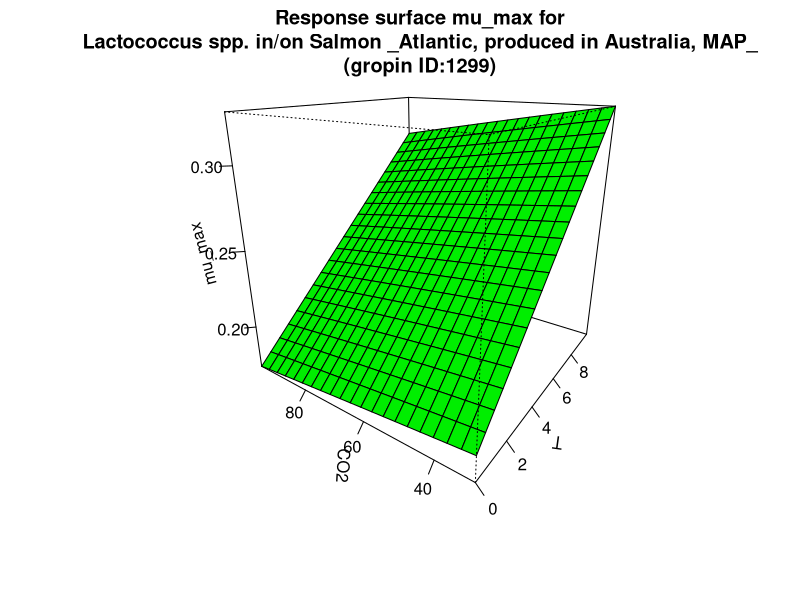

Recreate this plot in R.
#############################
# start of Parameter script
#############################
T <- seq(0,9.99000999000999,length.out=21)
CO2 <- seq(30.03,97.9020979020979,length.out=21)
#############################
# end of Parameter script
#############################
############################# 
# start of Model script Gropin ID 1299 
#############################
 
# constant coefficients for this model
 
variables <- data.frame(T,CO2)
argumentsPar <- expand.grid(variables)
 
# heart of the model
response_surface <- function(T,CO2) {
   mumax <-6.88*(10^-4)*(T+13.25)*sqrt(452-CO2)

return(mumax=mumax)
} 

# output parameters
mumax <- cbind(argumentsPar,response_surface(argumentsPar['T'],argumentsPar['CO2']))
colnames(mumax) <- c(colnames(argumentsPar),'mumax')
#############################
# End of Model script
#############################
############################# 
# start of Visualisation script Gropin ID 1299 
#############################
persp(T,CO2,matrix(unlist(mumax$mumax),nrow=21),col = 'green',xlab='T',ylab='CO2',zlab='mu_max',main='Response surface mu_max for
Lactococcus spp. in/on Salmon _Atlantic, produced in Australia, MAP_
(gropin ID:1299)',theta=305,phi=20,shade=0.25,ticktype = 'detailed')
#############################
# End of Visualisation script
#############################
